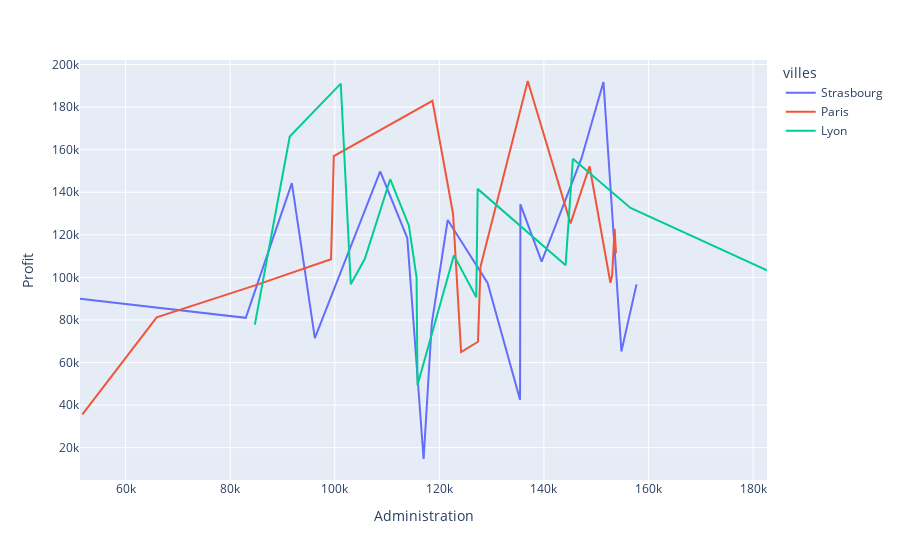

Notebook code for this chart:
### Code cell
df.sort_values(by=['Administration'], inplace=True, ascending=True)

fig = px.line(df, x="Administration" ,y="Profit", color="villes")
fig.show()

### Figure 1 — Plotly figure (JSON) as saved in the notebook; plotly's stock layout.template omitted (floating-point values rounded to 4 significant figures)
{"data": [{"hovertemplate": "villes=Strasbourg<br>Administration=%{x}<br>Profit=%{y}<extra></extra>", "legendgroup": "Strasbourg", "line": {"color": "#636efa", "dash": "solid"}, "marker": {"symbol": "circle"}, "mode": "lines", "name": "Strasbourg", "orientation": "v", "showlegend": true, "type": "scatter", "x": [51280.0, 82980.0, 91790.0, 96190.0, 108700.0, 113900.0, 117000.0, 118500.0, 121600.0, 129200.0, 135400.0, 135500.0, 139600.0, 147200.0, 151400.0, 154800.0, 157700.0], "xaxis": "x", "y": [89950.0, 81010.0, 144300.0, 71500.0, 149800.0, 118500.0, 14680.0, 78240.0, 127000.0, 97430.0, 42560.0, 134300.0, 107400.0, 156100.0, 191800.0, 65200.0, 96710.0], "yaxis": "y"}, {"hovertemplate": "villes=Paris<br>Administration=%{x}<br>Profit=%{y}<extra></extra>", "legendgroup": "Paris", "line": {"color": "#EF553B", "dash": "solid"}, "marker": {"symbol": "circle"}, "mode": "lines", "name": "Paris", "orientation": "v", "showlegend": true, "type": "scatter", "x": [51740.0, 65950.0, 85050.0, 99280.0, 99810.0, 118700.0, 122600.0, 124200.0, 127400.0, 127900.0, 136900.0, 145100.0, 148700.0, 152700.0, 153000.0, 153500.0, 153800.0], "xaxis": "x", "y": [35670.0, 81230.0, 96480.0, 108600.0, 157000.0, 182900.0, 129900.0, 64930.0, 69760.0, 105000.0, 192300.0, 125400.0, 152200.0, 97480.0, 101000.0, 122800.0, 111300.0], "yaxis": "y"}, {"hovertemplate": "villes=Lyon<br>Administration=%{x}<br>Profit=%{y}<extra></extra>", "legendgroup": "Lyon", "line": {"color": "#00cc96", "dash": "solid"}, "marker": {"symbol": "circle"}, "mode": "lines", "name": "Lyon", "orientation": "v", "showlegend": true, "type": "scatter", "x": [84710.0, 91390.0, 101100.0, 103100.0, 105800.0, 110600.0, 114200.0, 115600.0, 115800.0, 122800.0, 127100.0, 127300.0, 144100.0, 145500.0, 156500.0, 182600.0], "xaxis": "x", "y": [77800.0, 166200.0, 191100.0, 96780.0, 108700.0, 146100.0, 124300.0, 99940.0, 49490.0, 110400.0, 90710.0, 141600.0, 105700.0, 155800.0, 132600.0, 103300.0], "yaxis": "y"}], "layout": {"legend": {"title": {"text": "villes"}, "tracegroupgap": 0}, "margin": {"t": 60}, "xaxis": {"anchor": "y", "domain": [0, 1], "title": {"text": "Administration"}}, "yaxis": {"anchor": "x", "domain": [0, 1], "title": {"text": "Profit"}}}}
